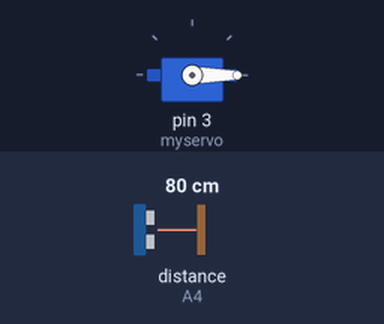
The sketch below on a simulated Arduino Uno, built with avr-gcc and run on an emulated ATmega328P. On the bench: servo. Wiring (inferred from the names in the program): ultrasonic range finder: trigger A5; echo A4. Inputs (shaded band) come from the test bench; at power-on: distance to the obstacle (sensor on A4) 80 cm. The echo pulse lasts 58.3 µs per cm; what the sketch prints to the serial monitor is not drawn.

Above: at 0.1 s.
At 1.4 s:
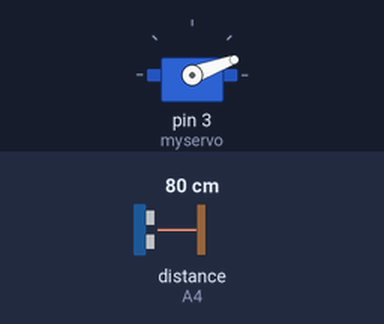
1.5 s: distance to the obstacle (sensor on A4) set to 2 cm
At 10.3 s:
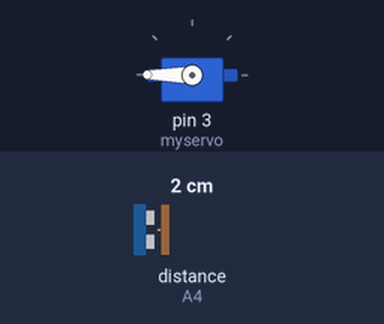
Timing chart, 0 to 16.5 s (numbered marks = the images above; inputs shaded):
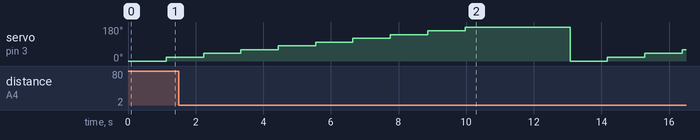

The sketch:

MapperModule.ino
```cpp
#include <Servo.h>  //servo library
Servo myservo;      // create servo object to control servo

int Echo = A4;
int Trig = A5;

int Echo2 = 10;
int Trig2 = 9;


//Ultrasonic distance measurement Sub function
//how to det distanceMesurment from Ultrasonic
int getDistance( int Trigs, int Echos) {
    digitalWrite(Trig, LOW);
    delayMicroseconds(2);
    digitalWrite(Trig, HIGH);
    delayMicroseconds(10);
    digitalWrite(Trig, LOW);
    return (int)pulseIn(Echo, HIGH) / 58;
}

void setup() {
  myservo.attach(3);  // attach servo on pin 3 to servo object
  Serial.begin(9600);
  pinMode(Echo, INPUT);
  pinMode(Trig, OUTPUT);
  pinMode(Echo2, INPUT);
  pinMode(Trig2, OUTPUT);
}

void scan(){
  int i = 0;
  // gets average distance measurement in a 20 degree arc for the whole cirile
  for(i =0;i<10;i++){
    myservo.write(20*i);
    delay(500);// allows servo to stablize
    int checkdistance1=getDistance(Trig,Echo);
    delay(100);

    int checkdistance2=getDistance(Trig,Echo);
    delay(100);

    int checkdistance3=getDistance(Trig,Echo);
    delay(100);

    int distance = (checkdistance1+checkdistance2+checkdistance3)/3;

    Serial.print(20*i);
    Serial.print(";");
    Serial.print(distance);
    Serial.print(";");
// same thing for the other ultrasonic
    checkdistance1=getDistance(Trig2,Echo2);
    delay(100);
    checkdistance2=getDistance(Trig2,Echo2);
    delay(100);
    checkdistance3=getDistance(Trig2,Echo2);
    delay(100);

    distance = (checkdistance1+checkdistance2+checkdistance3)/3;
    Serial.print(-20*i);
    Serial.print(";");
    Serial.println(distance);
    }
}

void loop() {
    scan();
    delay(2000);
}
```
